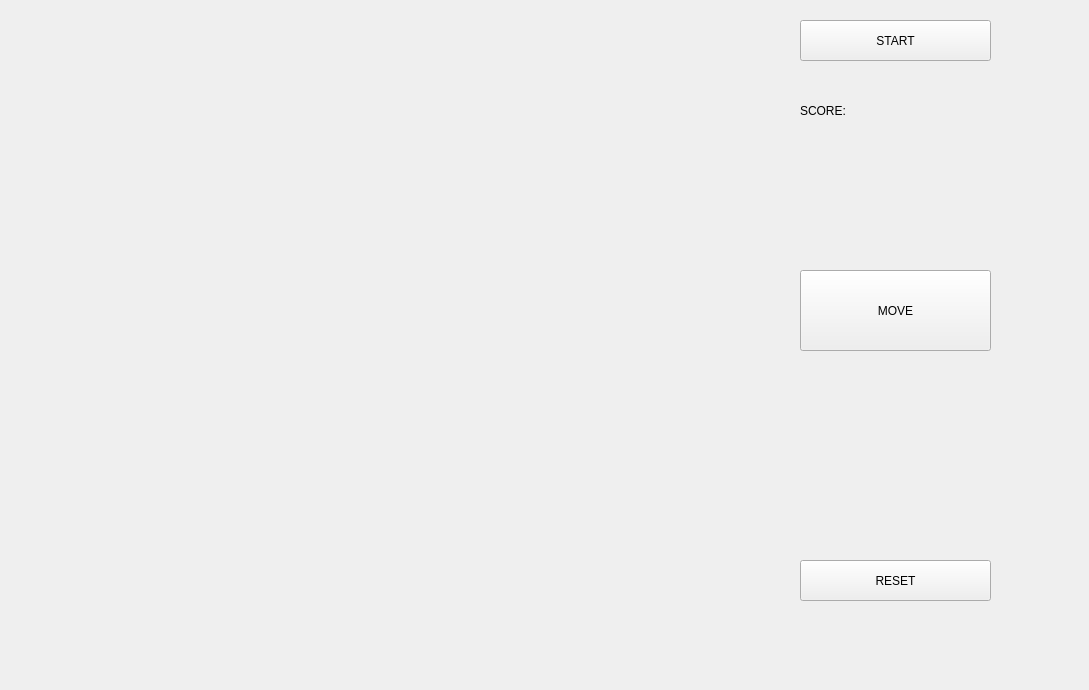
<?xml version="1.0" encoding="UTF-8"?>
<ui version="4.0">
 <class>Widget</class>
 <widget class="QWidget" name="Widget">
  <property name="geometry">
   <rect>
    <x>0</x>
    <y>0</y>
    <width>1089</width>
    <height>690</height>
   </rect>
  </property>
  <property name="windowTitle">
   <string>Widget</string>
  </property>
  <widget class="QPushButton" name="pushButton">
   <property name="geometry">
    <rect>
     <x>800</x>
     <y>20</y>
     <width>191</width>
     <height>41</height>
    </rect>
   </property>
   <property name="styleSheet">
    <string notr="true">font: 16pt &quot;黑体&quot;;</string>
   </property>
   <property name="text">
    <string>START</string>
   </property>
  </widget>
  <widget class="QLabel" name="label">
   <property name="geometry">
    <rect>
     <x>800</x>
     <y>90</y>
     <width>81</width>
     <height>41</height>
    </rect>
   </property>
   <property name="styleSheet">
    <string notr="true">font: 16pt &quot;黑体&quot;;</string>
   </property>
   <property name="text">
    <string>SCORE:</string>
   </property>
  </widget>
  <widget class="QPushButton" name="pushButton_2">
   <property name="geometry">
    <rect>
     <x>800</x>
     <y>270</y>
     <width>191</width>
     <height>81</height>
    </rect>
   </property>
   <property name="styleSheet">
    <string notr="true">font: 16pt &quot;黑体&quot;;</string>
   </property>
   <property name="text">
    <string>MOVE</string>
   </property>
  </widget>
  <widget class="QPushButton" name="pushButton_3">
   <property name="geometry">
    <rect>
     <x>800</x>
     <y>560</y>
     <width>191</width>
     <height>41</height>
    </rect>
   </property>
   <property name="styleSheet">
    <string notr="true">font: 16pt &quot;黑体&quot;;</string>
   </property>
   <property name="text">
    <string>RESET</string>
   </property>
  </widget>
 </widget>
 <layoutdefault spacing="6" margin="11"/>
 <resources/>
 <connections/>
</ui>
